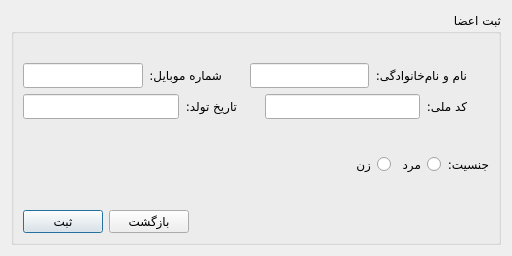
<?xml version="1.0" encoding="UTF-8"?>
<ui version="4.0">
 <class>DialogInsertMember</class>
 <widget class="QDialog" name="DialogInsertMember">
  <property name="windowModality">
   <enum>Qt::ApplicationModal</enum>
  </property>
  <property name="geometry">
   <rect>
    <x>0</x>
    <y>0</y>
    <width>512</width>
    <height>256</height>
   </rect>
  </property>
  <property name="minimumSize">
   <size>
    <width>512</width>
    <height>256</height>
   </size>
  </property>
  <property name="maximumSize">
   <size>
    <width>512</width>
    <height>256</height>
   </size>
  </property>
  <property name="font">
   <font>
    <family>IRANSansX</family>
   </font>
  </property>
  <property name="windowTitle">
   <string>Dialog</string>
  </property>
  <layout class="QVBoxLayout" name="verticalLayout">
   <item>
    <widget class="QGroupBox" name="groupBox">
     <property name="title">
      <string>ثبت اعضا</string>
     </property>
     <property name="alignment">
      <set>Qt::AlignRight|Qt::AlignTrailing|Qt::AlignVCenter</set>
     </property>
     <layout class="QVBoxLayout" name="verticalLayout_4">
      <item>
       <layout class="QVBoxLayout" name="verticalLayout_3">
        <item>
         <spacer name="horizontalSpacer_3">
          <property name="orientation">
           <enum>Qt::Horizontal</enum>
          </property>
          <property name="sizeHint" stdset="0">
           <size>
            <width>40</width>
            <height>20</height>
           </size>
          </property>
         </spacer>
        </item>
        <item>
         <layout class="QHBoxLayout" name="horizontalLayout">
          <item>
           <widget class="QLineEdit" name="lineEdit_phonenumbermember"/>
          </item>
          <item>
           <widget class="QLabel" name="label_phonenumbermember_text">
            <property name="text">
             <string>شماره موبایل:</string>
            </property>
           </widget>
          </item>
          <item>
           <widget class="QLabel" name="label_phonenumbermember_icon">
            <property name="minimumSize">
             <size>
              <width>16</width>
              <height>16</height>
             </size>
            </property>
            <property name="maximumSize">
             <size>
              <width>16</width>
              <height>16</height>
             </size>
            </property>
            <property name="text">
             <string/>
            </property>
            <property name="pixmap">
             <pixmap resource="icons.qrc">:/icons/mobile.png</pixmap>
            </property>
            <property name="scaledContents">
             <bool>true</bool>
            </property>
           </widget>
          </item>
          <item>
           <widget class="QLineEdit" name="lineEdit_membername"/>
          </item>
          <item>
           <widget class="QLabel" name="label_membername_text">
            <property name="text">
             <string>نام و نام‌خانوادگی:</string>
            </property>
           </widget>
          </item>
          <item>
           <widget class="QLabel" name="label_membername_icon">
            <property name="minimumSize">
             <size>
              <width>16</width>
              <height>16</height>
             </size>
            </property>
            <property name="maximumSize">
             <size>
              <width>16</width>
              <height>16</height>
             </size>
            </property>
            <property name="text">
             <string/>
            </property>
            <property name="pixmap">
             <pixmap resource="icons.qrc">:/icons/member.png</pixmap>
            </property>
            <property name="scaledContents">
             <bool>true</bool>
            </property>
           </widget>
          </item>
         </layout>
        </item>
        <item>
         <layout class="QHBoxLayout" name="horizontalLayout_2">
          <item>
           <widget class="QLineEdit" name="lineEdit_birthdaymember"/>
          </item>
          <item>
           <widget class="QLabel" name="label_birthdaymember_text">
            <property name="text">
             <string>تاریخ تولد:</string>
            </property>
           </widget>
          </item>
          <item>
           <widget class="QLabel" name="label_birthdaymember_icon">
            <property name="minimumSize">
             <size>
              <width>16</width>
              <height>16</height>
             </size>
            </property>
            <property name="maximumSize">
             <size>
              <width>16</width>
              <height>16</height>
             </size>
            </property>
            <property name="text">
             <string/>
            </property>
            <property name="pixmap">
             <pixmap resource="icons.qrc">:/icons/calender.png</pixmap>
            </property>
            <property name="scaledContents">
             <bool>true</bool>
            </property>
           </widget>
          </item>
          <item>
           <widget class="QLineEdit" name="lineEdit_memberid"/>
          </item>
          <item>
           <widget class="QLabel" name="label_memberid_text">
            <property name="text">
             <string>کد ملی:</string>
            </property>
           </widget>
          </item>
          <item>
           <widget class="QLabel" name="label_memberid_icon">
            <property name="minimumSize">
             <size>
              <width>16</width>
              <height>16</height>
             </size>
            </property>
            <property name="maximumSize">
             <size>
              <width>16</width>
              <height>16</height>
             </size>
            </property>
            <property name="text">
             <string/>
            </property>
            <property name="pixmap">
             <pixmap resource="icons.qrc">:/icons/national id.png</pixmap>
            </property>
            <property name="scaledContents">
             <bool>true</bool>
            </property>
           </widget>
          </item>
         </layout>
        </item>
        <item>
         <layout class="QHBoxLayout" name="horizontalLayout_3">
          <item>
           <spacer name="horizontalSpacer_2">
            <property name="orientation">
             <enum>Qt::Horizontal</enum>
            </property>
            <property name="sizeHint" stdset="0">
             <size>
              <width>40</width>
              <height>20</height>
             </size>
            </property>
           </spacer>
          </item>
          <item>
           <widget class="QRadioButton" name="radioButton_female">
            <property name="layoutDirection">
             <enum>Qt::RightToLeft</enum>
            </property>
            <property name="text">
             <string>زن</string>
            </property>
           </widget>
          </item>
          <item>
           <widget class="QRadioButton" name="radioButton_male">
            <property name="layoutDirection">
             <enum>Qt::RightToLeft</enum>
            </property>
            <property name="text">
             <string>مرد</string>
            </property>
           </widget>
          </item>
          <item>
           <widget class="QLabel" name="label_gender">
            <property name="text">
             <string>جنسیت:</string>
            </property>
           </widget>
          </item>
         </layout>
        </item>
       </layout>
      </item>
      <item>
       <layout class="QHBoxLayout" name="horizontalLayout_4">
        <item>
         <widget class="QPushButton" name="pushButton_insert">
          <property name="text">
           <string>ثبت</string>
          </property>
         </widget>
        </item>
        <item>
         <widget class="QPushButton" name="pushButton_exit">
          <property name="text">
           <string>بازگشت</string>
          </property>
         </widget>
        </item>
        <item>
         <spacer name="horizontalSpacer">
          <property name="orientation">
           <enum>Qt::Horizontal</enum>
          </property>
          <property name="sizeHint" stdset="0">
           <size>
            <width>40</width>
            <height>20</height>
           </size>
          </property>
         </spacer>
        </item>
       </layout>
      </item>
     </layout>
    </widget>
   </item>
  </layout>
 </widget>
 <resources>
  <include location="icons.qrc"/>
 </resources>
 <connections/>
</ui>
